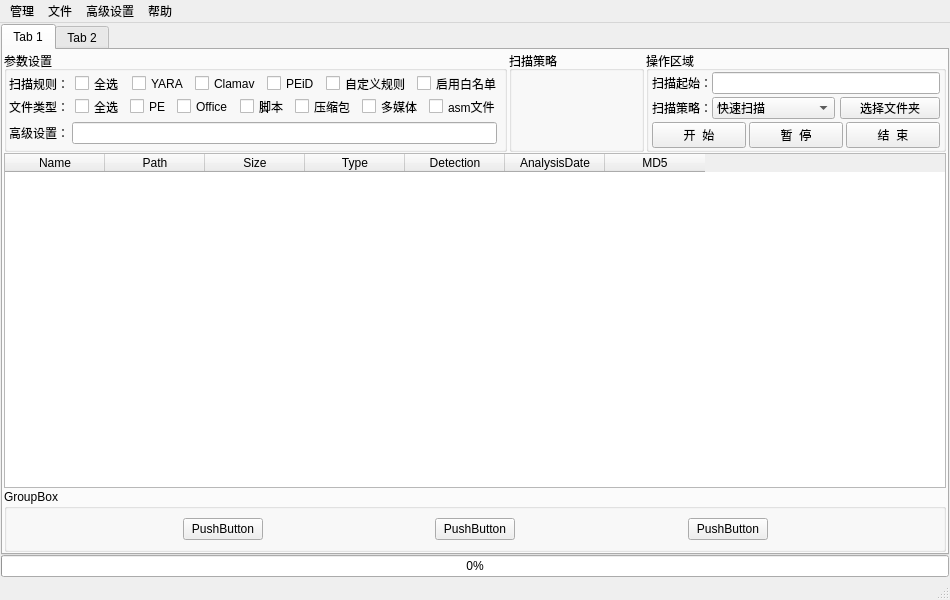
<?xml version="1.0" encoding="UTF-8"?>
<ui version="4.0">
 <class>MainWindow</class>
 <widget class="QMainWindow" name="MainWindow">
  <property name="geometry">
   <rect>
    <x>0</x>
    <y>0</y>
    <width>950</width>
    <height>600</height>
   </rect>
  </property>
  <property name="windowTitle">
   <string>MainWindow</string>
  </property>
  <widget class="QWidget" name="centralwidget">
   <layout class="QVBoxLayout" name="verticalLayout_2">
    <property name="leftMargin">
     <number>1</number>
    </property>
    <property name="topMargin">
     <number>1</number>
    </property>
    <property name="rightMargin">
     <number>1</number>
    </property>
    <property name="bottomMargin">
     <number>1</number>
    </property>
    <item>
     <layout class="QVBoxLayout" name="verticalLayout">
      <property name="spacing">
       <number>0</number>
      </property>
      <item>
       <widget class="QTabWidget" name="tabWidget">
        <property name="currentIndex">
         <number>0</number>
        </property>
        <widget class="QWidget" name="tab">
         <attribute name="title">
          <string>Tab 1</string>
         </attribute>
         <layout class="QVBoxLayout" name="verticalLayout_4">
          <property name="leftMargin">
           <number>1</number>
          </property>
          <property name="topMargin">
           <number>1</number>
          </property>
          <property name="rightMargin">
           <number>1</number>
          </property>
          <property name="bottomMargin">
           <number>1</number>
          </property>
          <item>
           <layout class="QVBoxLayout" name="verticalLayout_3">
            <property name="spacing">
             <number>1</number>
            </property>
            <item>
             <layout class="QHBoxLayout" name="horizontalLayout_9">
              <property name="spacing">
               <number>2</number>
              </property>
              <item>
               <widget class="QGroupBox" name="groupBox_4">
                <property name="maximumSize">
                 <size>
                  <width>16777215</width>
                  <height>200</height>
                 </size>
                </property>
                <property name="title">
                 <string>参数设置</string>
                </property>
                <layout class="QVBoxLayout" name="verticalLayout_6">
                 <property name="spacing">
                  <number>3</number>
                 </property>
                 <property name="leftMargin">
                  <number>1</number>
                 </property>
                 <property name="topMargin">
                  <number>1</number>
                 </property>
                 <property name="rightMargin">
                  <number>1</number>
                 </property>
                 <property name="bottomMargin">
                  <number>1</number>
                 </property>
                 <item>
                  <layout class="QHBoxLayout" name="horizontalLayout_7">
                   <property name="spacing">
                    <number>6</number>
                   </property>
                   <property name="leftMargin">
                    <number>1</number>
                   </property>
                   <property name="topMargin">
                    <number>1</number>
                   </property>
                   <property name="rightMargin">
                    <number>1</number>
                   </property>
                   <property name="bottomMargin">
                    <number>1</number>
                   </property>
                   <item>
                    <widget class="QLabel" name="label_4">
                     <property name="maximumSize">
                      <size>
                       <width>70</width>
                       <height>15</height>
                      </size>
                     </property>
                     <property name="text">
                      <string>扫描规则：</string>
                     </property>
                    </widget>
                   </item>
                   <item>
                    <widget class="QCheckBox" name="checkBox_11">
                     <property name="maximumSize">
                      <size>
                       <width>70</width>
                       <height>15</height>
                      </size>
                     </property>
                     <property name="text">
                      <string>全选</string>
                     </property>
                    </widget>
                   </item>
                   <item>
                    <widget class="QCheckBox" name="checkBox_7">
                     <property name="maximumSize">
                      <size>
                       <width>75</width>
                       <height>15</height>
                      </size>
                     </property>
                     <property name="text">
                      <string>YARA</string>
                     </property>
                    </widget>
                   </item>
                   <item>
                    <widget class="QCheckBox" name="checkBox_8">
                     <property name="maximumSize">
                      <size>
                       <width>80</width>
                       <height>15</height>
                      </size>
                     </property>
                     <property name="text">
                      <string>Clamav</string>
                     </property>
                    </widget>
                   </item>
                   <item>
                    <widget class="QCheckBox" name="checkBox_9">
                     <property name="maximumSize">
                      <size>
                       <width>70</width>
                       <height>15</height>
                      </size>
                     </property>
                     <property name="text">
                      <string>PEiD</string>
                     </property>
                    </widget>
                   </item>
                   <item>
                    <widget class="QCheckBox" name="checkBox_10">
                     <property name="maximumSize">
                      <size>
                       <width>120</width>
                       <height>15</height>
                      </size>
                     </property>
                     <property name="text">
                      <string>自定义规则</string>
                     </property>
                    </widget>
                   </item>
                   <item>
                    <widget class="QCheckBox" name="checkBox_2">
                     <property name="maximumSize">
                      <size>
                       <width>100</width>
                       <height>15</height>
                      </size>
                     </property>
                     <property name="text">
                      <string>启用白名单</string>
                     </property>
                    </widget>
                   </item>
                  </layout>
                 </item>
                 <item>
                  <layout class="QHBoxLayout" name="horizontalLayout_6">
                   <property name="spacing">
                    <number>6</number>
                   </property>
                   <property name="leftMargin">
                    <number>1</number>
                   </property>
                   <property name="topMargin">
                    <number>1</number>
                   </property>
                   <property name="rightMargin">
                    <number>2</number>
                   </property>
                   <property name="bottomMargin">
                    <number>1</number>
                   </property>
                   <item>
                    <widget class="QLabel" name="label_3">
                     <property name="maximumSize">
                      <size>
                       <width>70</width>
                       <height>15</height>
                      </size>
                     </property>
                     <property name="text">
                      <string>文件类型：</string>
                     </property>
                    </widget>
                   </item>
                   <item>
                    <widget class="QCheckBox" name="checkBox_3">
                     <property name="maximumSize">
                      <size>
                       <width>70</width>
                       <height>15</height>
                      </size>
                     </property>
                     <property name="text">
                      <string>全选</string>
                     </property>
                    </widget>
                   </item>
                   <item>
                    <widget class="QCheckBox" name="checkBox">
                     <property name="maximumSize">
                      <size>
                       <width>60</width>
                       <height>15</height>
                      </size>
                     </property>
                     <property name="text">
                      <string>PE</string>
                     </property>
                    </widget>
                   </item>
                   <item>
                    <widget class="QCheckBox" name="checkBox_6">
                     <property name="maximumSize">
                      <size>
                       <width>80</width>
                       <height>15</height>
                      </size>
                     </property>
                     <property name="text">
                      <string>Office</string>
                     </property>
                    </widget>
                   </item>
                   <item>
                    <widget class="QCheckBox" name="checkBox_4">
                     <property name="maximumSize">
                      <size>
                       <width>70</width>
                       <height>15</height>
                      </size>
                     </property>
                     <property name="text">
                      <string>脚本</string>
                     </property>
                    </widget>
                   </item>
                   <item>
                    <widget class="QCheckBox" name="checkBox_13">
                     <property name="maximumSize">
                      <size>
                       <width>80</width>
                       <height>15</height>
                      </size>
                     </property>
                     <property name="text">
                      <string>压缩包</string>
                     </property>
                    </widget>
                   </item>
                   <item>
                    <widget class="QCheckBox" name="checkBox_12">
                     <property name="maximumSize">
                      <size>
                       <width>80</width>
                       <height>15</height>
                      </size>
                     </property>
                     <property name="text">
                      <string>多媒体</string>
                     </property>
                    </widget>
                   </item>
                   <item>
                    <widget class="QCheckBox" name="checkBox_5">
                     <property name="maximumSize">
                      <size>
                       <width>100</width>
                       <height>15</height>
                      </size>
                     </property>
                     <property name="text">
                      <string>asm文件</string>
                     </property>
                    </widget>
                   </item>
                  </layout>
                 </item>
                 <item>
                  <layout class="QHBoxLayout" name="horizontalLayout">
                   <property name="leftMargin">
                    <number>1</number>
                   </property>
                   <property name="topMargin">
                    <number>1</number>
                   </property>
                   <property name="rightMargin">
                    <number>6</number>
                   </property>
                   <property name="bottomMargin">
                    <number>1</number>
                   </property>
                   <item>
                    <widget class="QLabel" name="label_5">
                     <property name="maximumSize">
                      <size>
                       <width>70</width>
                       <height>15</height>
                      </size>
                     </property>
                     <property name="text">
                      <string>高级设置：</string>
                     </property>
                    </widget>
                   </item>
                   <item>
                    <widget class="QLineEdit" name="lineEdit_2"/>
                   </item>
                  </layout>
                 </item>
                </layout>
               </widget>
              </item>
              <item>
               <widget class="QGroupBox" name="groupBox">
                <property name="sizePolicy">
                 <sizepolicy hsizetype="Expanding" vsizetype="Preferred">
                  <horstretch>0</horstretch>
                  <verstretch>0</verstretch>
                 </sizepolicy>
                </property>
                <property name="title">
                 <string>扫描策略</string>
                </property>
                <layout class="QVBoxLayout" name="verticalLayout_7">
                 <item>
                  <spacer name="horizontalSpacer_2">
                   <property name="orientation">
                    <enum>Qt::Horizontal</enum>
                   </property>
                   <property name="sizeHint" stdset="0">
                    <size>
                     <width>53</width>
                     <height>20</height>
                    </size>
                   </property>
                  </spacer>
                 </item>
                </layout>
               </widget>
              </item>
              <item>
               <widget class="QGroupBox" name="groupBox_3">
                <property name="sizePolicy">
                 <sizepolicy hsizetype="Preferred" vsizetype="Preferred">
                  <horstretch>0</horstretch>
                  <verstretch>0</verstretch>
                 </sizepolicy>
                </property>
                <property name="minimumSize">
                 <size>
                  <width>300</width>
                  <height>100</height>
                 </size>
                </property>
                <property name="maximumSize">
                 <size>
                  <width>500</width>
                  <height>200</height>
                 </size>
                </property>
                <property name="title">
                 <string>操作区域</string>
                </property>
                <layout class="QVBoxLayout" name="verticalLayout_5">
                 <property name="spacing">
                  <number>3</number>
                 </property>
                 <property name="leftMargin">
                  <number>3</number>
                 </property>
                 <property name="topMargin">
                  <number>1</number>
                 </property>
                 <property name="rightMargin">
                  <number>3</number>
                 </property>
                 <property name="bottomMargin">
                  <number>1</number>
                 </property>
                 <item>
                  <layout class="QHBoxLayout" name="horizontalLayout_3">
                   <property name="spacing">
                    <number>0</number>
                   </property>
                   <item>
                    <widget class="QLabel" name="label">
                     <property name="maximumSize">
                      <size>
                       <width>60</width>
                       <height>16777215</height>
                      </size>
                     </property>
                     <property name="text">
                      <string>扫描起始：</string>
                     </property>
                    </widget>
                   </item>
                   <item>
                    <widget class="QLineEdit" name="lineEdit">
                     <property name="sizePolicy">
                      <sizepolicy hsizetype="Preferred" vsizetype="Fixed">
                       <horstretch>0</horstretch>
                       <verstretch>0</verstretch>
                      </sizepolicy>
                     </property>
                    </widget>
                   </item>
                  </layout>
                 </item>
                 <item>
                  <layout class="QHBoxLayout" name="horizontalLayout_4">
                   <property name="spacing">
                    <number>0</number>
                   </property>
                   <item>
                    <widget class="QLabel" name="label_2">
                     <property name="maximumSize">
                      <size>
                       <width>60</width>
                       <height>16777215</height>
                      </size>
                     </property>
                     <property name="text">
                      <string>扫描策略：</string>
                     </property>
                    </widget>
                   </item>
                   <item>
                    <widget class="QComboBox" name="comboBox">
                     <item>
                      <property name="text">
                       <string>快速扫描</string>
                      </property>
                     </item>
                     <item>
                      <property name="text">
                       <string>全局扫描</string>
                      </property>
                     </item>
                     <item>
                      <property name="text">
                       <string>自定义扫描</string>
                      </property>
                     </item>
                    </widget>
                   </item>
                   <item>
                    <spacer name="horizontalSpacer">
                     <property name="orientation">
                      <enum>Qt::Horizontal</enum>
                     </property>
                     <property name="sizeType">
                      <enum>QSizePolicy::Fixed</enum>
                     </property>
                     <property name="sizeHint" stdset="0">
                      <size>
                       <width>5</width>
                       <height>20</height>
                      </size>
                     </property>
                    </spacer>
                   </item>
                   <item>
                    <widget class="QPushButton" name="PB_SelectFolder">
                     <property name="maximumSize">
                      <size>
                       <width>100</width>
                       <height>22</height>
                      </size>
                     </property>
                     <property name="text">
                      <string>选择文件夹</string>
                     </property>
                    </widget>
                   </item>
                  </layout>
                 </item>
                 <item>
                  <layout class="QHBoxLayout" name="horizontalLayout_5">
                   <item>
                    <widget class="QPushButton" name="PB_ScanType">
                     <property name="text">
                      <string>开  始</string>
                     </property>
                    </widget>
                   </item>
                   <item>
                    <widget class="QPushButton" name="PB_Pause">
                     <property name="text">
                      <string>暂  停</string>
                     </property>
                    </widget>
                   </item>
                   <item>
                    <widget class="QPushButton" name="PB_End">
                     <property name="text">
                      <string>结  束</string>
                     </property>
                    </widget>
                   </item>
                  </layout>
                 </item>
                </layout>
               </widget>
              </item>
             </layout>
            </item>
            <item>
             <widget class="QTableWidget" name="tableWidget">
              <property name="minimumSize">
               <size>
                <width>450</width>
                <height>280</height>
               </size>
              </property>
              <property name="editTriggers">
               <set>QAbstractItemView::NoEditTriggers</set>
              </property>
              <property name="showGrid">
               <bool>false</bool>
              </property>
              <property name="rowCount">
               <number>0</number>
              </property>
              <property name="columnCount">
               <number>7</number>
              </property>
              <column>
               <property name="text">
                <string>Name</string>
               </property>
              </column>
              <column>
               <property name="text">
                <string>Path</string>
               </property>
              </column>
              <column>
               <property name="text">
                <string>Size</string>
               </property>
              </column>
              <column>
               <property name="text">
                <string>Type</string>
               </property>
              </column>
              <column>
               <property name="text">
                <string>Detection</string>
               </property>
              </column>
              <column>
               <property name="text">
                <string>AnalysisDate</string>
               </property>
              </column>
              <column>
               <property name="text">
                <string>MD5</string>
               </property>
              </column>
             </widget>
            </item>
            <item>
             <widget class="QGroupBox" name="groupBox_2">
              <property name="title">
               <string>GroupBox</string>
              </property>
              <layout class="QHBoxLayout" name="horizontalLayout_2">
               <item>
                <spacer name="horizontalSpacer_4">
                 <property name="orientation">
                  <enum>Qt::Horizontal</enum>
                 </property>
                 <property name="sizeHint" stdset="0">
                  <size>
                   <width>40</width>
                   <height>20</height>
                  </size>
                 </property>
                </spacer>
               </item>
               <item>
                <widget class="QPushButton" name="pushButton_4">
                 <property name="text">
                  <string>PushButton</string>
                 </property>
                </widget>
               </item>
               <item>
                <spacer name="horizontalSpacer_5">
                 <property name="orientation">
                  <enum>Qt::Horizontal</enum>
                 </property>
                 <property name="sizeHint" stdset="0">
                  <size>
                   <width>40</width>
                   <height>20</height>
                  </size>
                 </property>
                </spacer>
               </item>
               <item>
                <widget class="QPushButton" name="pushButton_5">
                 <property name="text">
                  <string>PushButton</string>
                 </property>
                </widget>
               </item>
               <item>
                <spacer name="horizontalSpacer_6">
                 <property name="orientation">
                  <enum>Qt::Horizontal</enum>
                 </property>
                 <property name="sizeHint" stdset="0">
                  <size>
                   <width>40</width>
                   <height>20</height>
                  </size>
                 </property>
                </spacer>
               </item>
               <item>
                <widget class="QPushButton" name="pushButton_6">
                 <property name="text">
                  <string>PushButton</string>
                 </property>
                </widget>
               </item>
               <item>
                <spacer name="horizontalSpacer_8">
                 <property name="orientation">
                  <enum>Qt::Horizontal</enum>
                 </property>
                 <property name="sizeHint" stdset="0">
                  <size>
                   <width>40</width>
                   <height>20</height>
                  </size>
                 </property>
                </spacer>
               </item>
              </layout>
             </widget>
            </item>
           </layout>
          </item>
         </layout>
        </widget>
        <widget class="QWidget" name="tab_2">
         <attribute name="title">
          <string>Tab 2</string>
         </attribute>
        </widget>
       </widget>
      </item>
      <item>
       <widget class="QProgressBar" name="progressBar">
        <property name="value">
         <number>0</number>
        </property>
       </widget>
      </item>
     </layout>
    </item>
   </layout>
  </widget>
  <widget class="QMenuBar" name="menubar">
   <property name="geometry">
    <rect>
     <x>0</x>
     <y>0</y>
     <width>950</width>
     <height>23</height>
    </rect>
   </property>
   <widget class="QMenu" name="menu">
    <property name="title">
     <string>管理</string>
    </property>
    <addaction name="action"/>
    <addaction name="action_2"/>
   </widget>
   <widget class="QMenu" name="menu_2">
    <property name="title">
     <string>文件</string>
    </property>
    <addaction name="action_3"/>
   </widget>
   <widget class="QMenu" name="menu_3">
    <property name="title">
     <string>高级设置</string>
    </property>
   </widget>
   <widget class="QMenu" name="menu_4">
    <property name="title">
     <string>帮助</string>
    </property>
    <addaction name="action_4"/>
    <addaction name="action_5"/>
    <addaction name="action_6"/>
   </widget>
   <addaction name="menu"/>
   <addaction name="menu_2"/>
   <addaction name="menu_3"/>
   <addaction name="menu_4"/>
  </widget>
  <widget class="QStatusBar" name="statusbar"/>
  <action name="action">
   <property name="text">
    <string>自动启动</string>
   </property>
  </action>
  <action name="action_2">
   <property name="text">
    <string>啦啦啦</string>
   </property>
  </action>
  <action name="action_3">
   <property name="text">
    <string>读取配置</string>
   </property>
  </action>
  <action name="action_4">
   <property name="text">
    <string>版本信息</string>
   </property>
  </action>
  <action name="action_5">
   <property name="text">
    <string>关于软件</string>
   </property>
  </action>
  <action name="action_6">
   <property name="text">
    <string>联系作者</string>
   </property>
  </action>
 </widget>
 <resources/>
 <connections/>
</ui>
